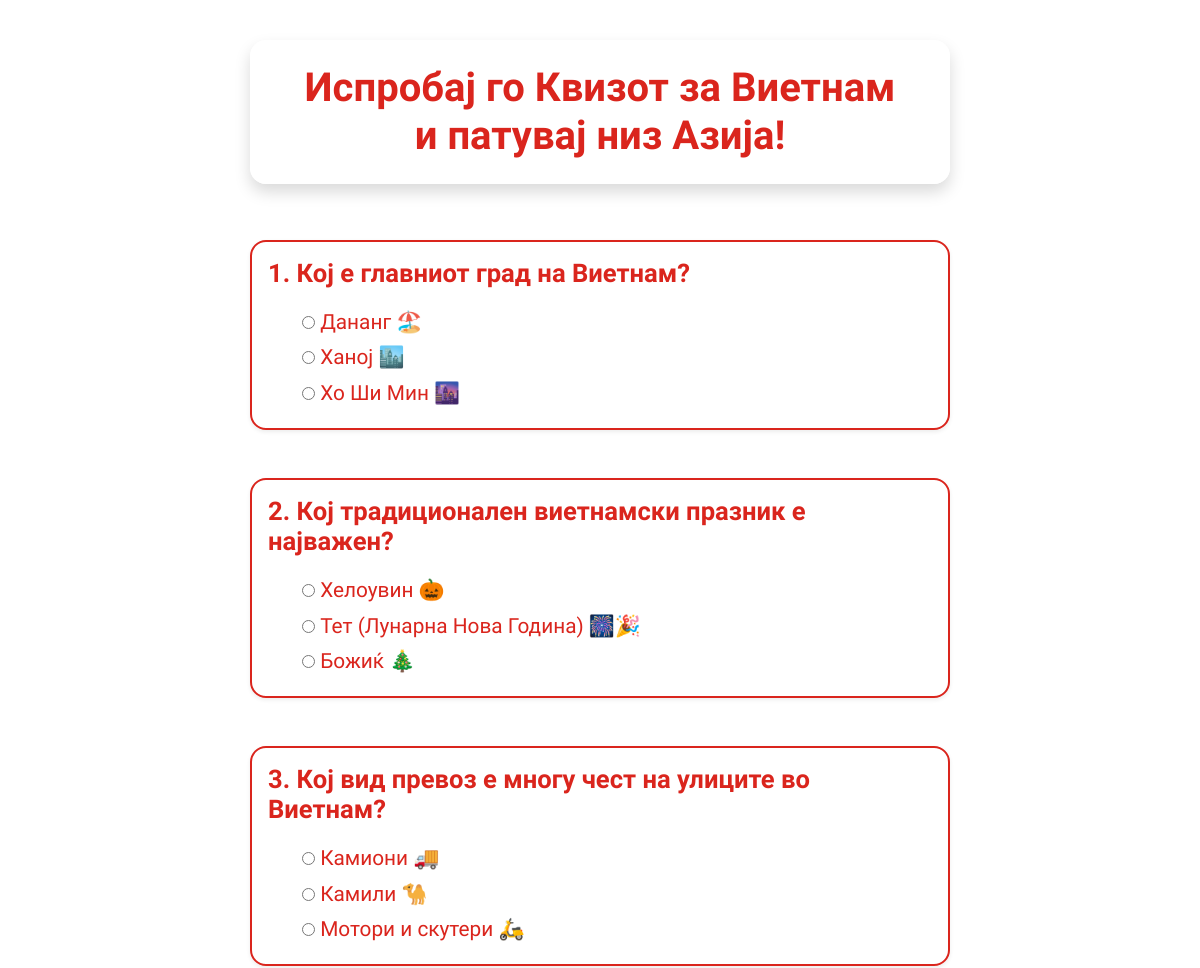
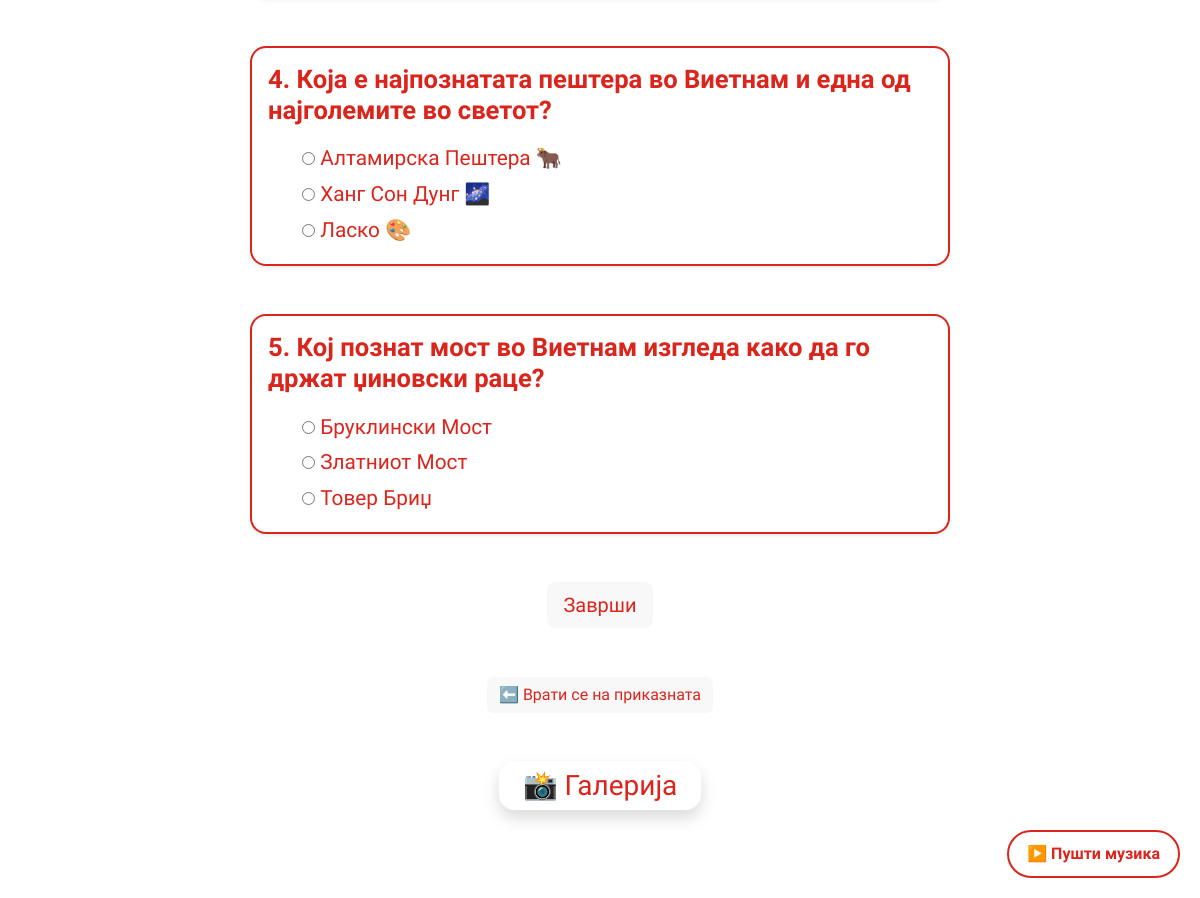
The page /country_questions/Виетнам/ on the database its author committed (2 pictures, top to bottom).
### myapp/models.py (models this page shows, shortened)
class Country(models.Model):
    name = models.CharField(max_length=100)
    headline = models.CharField(max_length=100)
    background = models.ImageField(upload_to="background_photos/", null=True, blank=True)
    color = models.CharField(max_length=100)
    flag_emoji = models.CharField(max_length=8, null=True, blank=True)

class Question(models.Model):
    country = models.ForeignKey(Country, on_delete=models.CASCADE)
    content = models.CharField(max_length=200)

class Choice(models.Model):
    question = models.ForeignKey(Question, on_delete=models.CASCADE)
    content = models.CharField(max_length=200)
    is_correct = models.BooleanField(default=False)

### myapp/views.py (the view)
# urls.py: path('country_questions/<country_name>/', views.country_questions, name='country_questions'),
def country_questions(request, country_name):
    if not country_name:
        country_name = "Јапонија"
    country = Country.objects.filter(name=country_name).first()
    questions = country.question_set.all().prefetch_related('choice_set')
    polaroids = country.polaroid_set.all()
    song = getattr(country, 'song', None)
    for question in questions:
        choices = list(question.choice_set.all())
        random.shuffle(choices)
        question.shuffled_choices = choices
    context = {
        'country': country,
        'questions': questions,
        'polaroids': polaroids,
        'song': song,
        'app_name': 'myapp',
    }
    return render(request, 'countryTemplate.html', context)

### templates/countryTemplate.html (shortened to what this page needs)
{% load static %}
<!DOCTYPE html>
<html lang="mk">
<head>
    <link href="https://cdn.jsdelivr.net/npm/bootstrap@5.3.3/dist/css/bootstrap.min.css" rel="stylesheet">
</head>
<body>
<button id="musicToggleBtn" class="music-toggle-btn" onclick="toggleMusic()">
  ▶️ Пушти музика
</button>
<div class="quiz-block text-center mb-5">
    <h1 class="fw-bold py-4 px-5 rounded-4 shadow d-inline-block text-center"
        style="background-color: rgba(255, 255, 255, 0.85); color: {{ country.color }};">
        {{ country.headline }}
    </h1>
</div>
<form id="quizForm" class="mt-4 quiz-block">
    {% for question in questions %}
        <div class="card my-5 shadow-sm rounded-4"
        style="background-color: rgba(255, 255, 255, 0.85); border: 2px solid {{ country.color }};">
            <div class="card-body">
                <h5 class="card-title mb-3 fw-bold" style="color: {{ country.color }};">
                    {{ forloop.counter }}. {{ question.content }}
                </h5>
                {% for choice in question.shuffled_choices %}
                    <div class="form-check">
                        <input type="radio"
                               name="q{{ forloop.parentloop.counter }}"
                               value="{{ choice.is_correct|yesno:'1,0' }}"
                               id="q{{ forloop.parentloop.counter }}-{{ forloop.counter }}"
                               style="accent-color: {{ country.color }};">
                        <label class="form-check-label" for="q{{ forloop.parentloop.counter }}-{{ forloop.counter }}"
                               style="color: {{ country.color }};">
                            {{ choice.content }}
                        </label>
                    </div>
                {% endfor %}
            </div>
        </div>
    {% endfor %}
    <div class="text-center mt-4">
        <button type="button" class="btn btn-lg btn-softwhite" onclick="calculateScore()">Заврши</button>
    </div>
</form>
<div class="container text-center mt-5">
    <a href="https://read.bookcreator.com/" target="_blank" class="btn btn-softwhite">
        ⬅️ Врати се на приказната
    </a>
</div>
<div class="container mt-5">
    <div class="text-center mb-4">
  <h3 class="d-inline-block px-4 py-2 rounded-4 shadow"
      style="background-color: rgba(255,255,255,0.85); color: {{ country.color }};">
    📸 Галерија
  </h3>
</div>
</div>
</body>
</html>

### rows shown on the page
Country: headline "Испробај го Квизот за Виетнам и патувај низ Азија!"
Question: content "Кој е главниот град на Виетнам?"
Choice: content "Дананг 🏖️"
Choice: content "Ханој 🏙️"
Choice: content "Хо Ши Мин 🌆"
Question: content "Кој традиционален виетнамски празник е најважен?"
Choice: content "Хелоувин 🎃"
Choice: content "Тет (Лунарна Нова Година) 🎆🎉"
Choice: content "Божиќ 🎄"
Question: content "Кој вид превоз е многу чест на улиците во Виетнам?"
Choice: content "Камиони 🚚"
Choice: content "Камили 🐪"
Choice: content "Мотори и скутери 🛵"
Question: content "Која е најпознатата пештера во Виетнам и една од најголемите во светот?"
Choice: content "Алтамирска Пештера 🐂"
Choice: content "Ханг Сон Дунг 🌌"
Choice: content "Ласко 🎨"
Question: content "Кој познат мост во Виетнам изгледа како да го држат џиновски раце?"
Choice: content "Бруклински Мост"
Choice: content "Златниот Мост"
Choice: content "Товер Бриџ"
